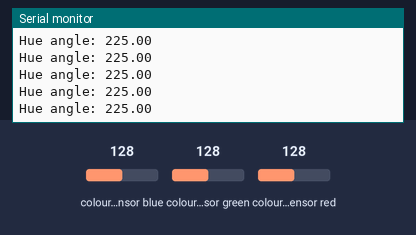
A sketch run on a simulated Arduino Uno, built with avr-gcc and run on an emulated ATmega328P. On the bench: the last lines printed to the serial monitor. The test bench sets the inputs (shaded band); at power-on: colour sensor blue 128, colour sensor green 128, colour sensor red 128.

Above: at 1.2 s.
1.3 s: colour sensor blue set to 5
At 1.34 s:
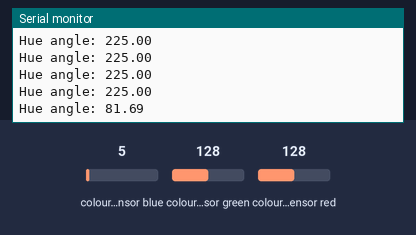
4.3 s: colour sensor green set to 5
At 4.3 s:
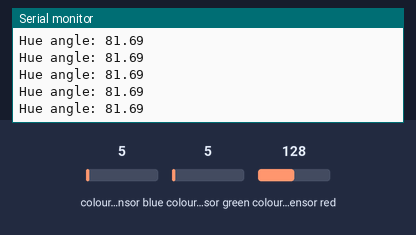
5.8 s: colour sensor red set to 5
At 5.83 s:
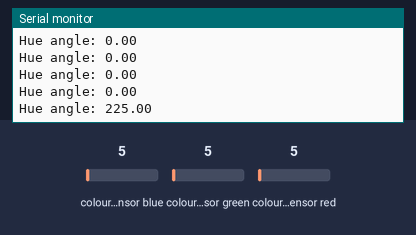
Timing chart, 0 to 8.8 s (numbered marks = the images above; inputs shaded):
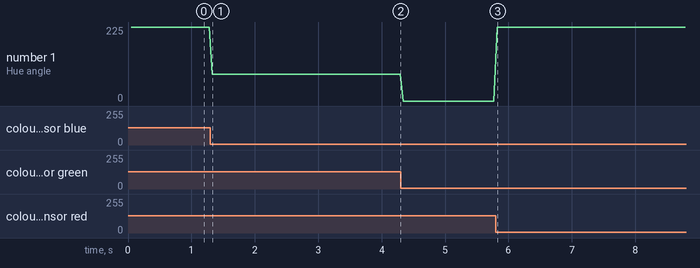

The sketch:

encoder.ino
```cpp
#include <Wire.h>

#include "Adafruit_TCS34725.h"

Adafruit_TCS34725 tcs = Adafruit_TCS34725();
uint16_t maxR = 300;
uint16_t maxG = 200;
uint16_t maxB = 100;

uint16_t r, g, b, c;
float scaledR, scaledG, scaledB;
float minVal, maxVal, diff;
float hue, sat, val;

void setup() {
  Serial.begin(9600);

  if (tcs.begin()) {
    Serial.println("Found sensor");
    tcs.setInterrupt(1);
  } else {
    Serial.println("Not found");
    while (1)
      ;
  }
}

void loop() {
  tcs.getRawData(&r, &g, &b, &c);
  scaledR = 1.0 * r / maxR;
  scaledG = 1.0 * g / maxG;
  scaledB = 1.0 * b / maxB;

  maxVal = max(max(scaledR, scaledG), scaledB);
  minVal = min(min(scaledR, scaledG), scaledB);
  diff = maxVal - minVal;

  if (maxVal == scaledR) {
    hue = 60.0 * ((int)((scaledG - scaledB) / diff) % 6);
  } else if (maxVal == scaledG) {
    hue = 60.0 * ((scaledB - scaledR) / diff + 2.0);
  } else if (maxVal == scaledB) {
    hue = 60.0 * ((scaledR - scaledG) / diff + 4.0);
  }

  Serial.print("Hue angle: ");
  Serial.println(hue);
}
```

Measured:
- after the input at 1.3 s, the serial monitor: prints a new line at once (image 1)
- after the input at 5.8 s, the serial monitor: prints a new line at once (image 3)
- plotted number 1: 225 → 81.69 after the input at 1.3 s, 81.69 → 0 after the input at 4.3 s, 0 → 225 after the input at 5.8 s
